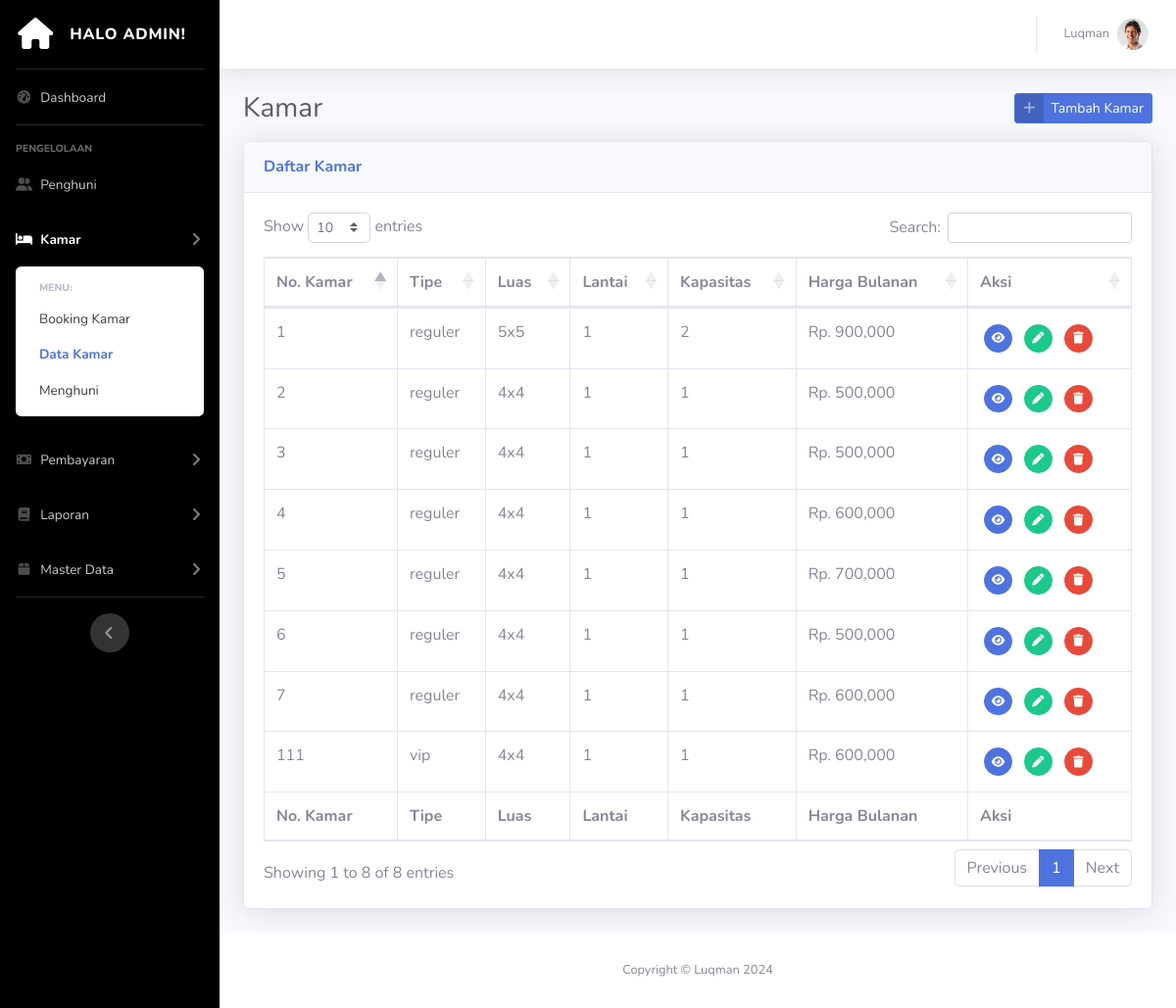
Screenshot of /app/admin/admin-kamar.php (signed in) with the database file from the repository.
### tables this page shows
CREATE TABLE `pengguna` (
  `id_pengguna` int(11) NOT NULL,
  `nama_pengguna` varchar(255) NOT NULL,
  `alamat_pengguna` varchar(255) DEFAULT NULL,
  `provinsi_pengguna` varchar(255) DEFAULT NULL,
  `kota_pengguna` varchar(255) DEFAULT NULL,
  `telepon_pengguna` varchar(255) NOT NULL,
  `email_pengguna` varchar(255) NOT NULL,
  `kelamin_pengguna` enum('Pria','Wanita') DEFAULT NULL,
  `tanggal_lahir_pengguna` date DEFAULT NULL,
  `no_ktp_pengguna` varchar(255) DEFAULT NULL,
  `password` varchar(255) NOT NULL,
  `id_akses` int(1) NOT NULL,
  `foto_pengguna` varchar(255) DEFAULT NULL
);

CREATE TABLE `kamar` (
  `id_kamar` int(11) NOT NULL,
  `nomor_kamar` int(11) NOT NULL,
  `id_tipe` int(11) NOT NULL,
  `luas_kamar` varchar(255) NOT NULL,
  `lantai_kamar` enum('1','2','3','4','5','6','7','8') NOT NULL,
  `kapasitas_kamar` int(11) NOT NULL,
  `deskripsi_kamar` varchar(255) NOT NULL,
  `id_layanan` int(11) NOT NULL,
  `harga_harian` double NOT NULL,
  `harga_mingguan` double NOT NULL,
  `harga_bulanan` double NOT NULL,
  `harga_tahunan` double NOT NULL,
  `denda` double NOT NULL,
  `foto_kamar` varchar(255) NOT NULL
);

CREATE TABLE `tipe_kamar` (
  `id_tipe` int(11) NOT NULL,
  `nama_tipe` varchar(255) NOT NULL
);

### app/admin/admin-kamar.php (the view, shortened to what this page needs)
<?php
include '../../actions/koneksi.php';
?>
<!DOCTYPE html>
<html lang="en">
<head>
  <link href="../../vendor/fontawesome-free/css/all.min.css" rel="stylesheet" type="text/css">
  <link rel="stylesheet" href="../../css/bootstrap.min.css">
  <link href="../../css/sb-admin-1.min.css" rel="stylesheet">
  <link href="../../vendor/datatables/dataTables.bootstrap4.min.css" rel="stylesheet">
</head>
<body id="page-top">
  <div id="wrapper">
    <ul class="navbar-nav bg-gradient-primary sidebar sidebar-dark accordion" id="accordionSidebar">
      <a class="sidebar-brand d-flex align-items-center justify-content-center" href="index.php">
        <div class="sidebar-brand-icon">
          <i class="fas fa-home"></i>
        </div>
        <div class="sidebar-brand-text mx-3">Halo Admin!</div>
      </a>
      <hr class="sidebar-divider my-0">
      <li class="nav-item">
        <a class="nav-link" href="admin-dashboard.php">
          <i class="fas fa-fw fa-tachometer-alt"></i>
          <span>Dashboard</span></a>
      </li>
      <hr class="sidebar-divider">
      <div class="sidebar-heading">
        Pengelolaan
      </div>
      <li class="nav-item">
        <a class="nav-link" href="admin-penghuni.php">
          <i class="fas fa-fw fa-user-friends"></i>
          <span>Penghuni</span></a>
      </li>
      <li class="nav-item active">
        <a class="nav-link collapsed" href="#" data-toggle="collapse" data-target="#collapseKamar"
          aria-expanded="true" aria-controls="collapseKamar">
          <i class="fas fa-fw fa-bed"></i>
          <span>Kamar</span>
        </a>
        <div id="collapseKamar" class="collapse show" aria-labelledby="headingUtilities" data-parent="#accordionSidebar">
          <div class="bg-white py-2 collapse-inner rounded">
            <h6 class="collapse-header">Menu:</h6>
            <a class="collapse-item" href="admin-booking.php">Booking Kamar</a>
            <a class="collapse-item active" href="admin-kamar.php">Data Kamar</a>
            <a class="collapse-item" href="admin-kamar-menghuni.php">Menghuni</a>
          </div>
        </div>
      </li>
      <li class="nav-item">
        <a class="nav-link collapsed" href="#" data-toggle="collapse" data-target="#collapseTwo" aria-expanded="true"
          aria-controls="collapseTwo">
          <i class="fas fa-fw fa-money-bill"></i>
          <span>Pembayaran</span>
        </a>
      </li>
      <li class="nav-item">
        <a class="nav-link collapsed" href="#" data-toggle="collapse" data-target="#collapseUtilities"
          aria-expanded="true" aria-controls="collapseUtilities">
          <i class="fas fa-fw fa-book"></i>
          <span>Laporan</span>
        </a>
      </li>
      <li class="nav-item">
        <a class="nav-link collapsed" href="#" data-toggle="collapse" data-target="#collapseMaster" aria-expanded="true"
          aria-controls="collapseUtilities">
          <i class="fas fa-fw fa-box"></i>
          <span>Master Data</span>
        </a>
      </li>
      <hr class="sidebar-divider d-none d-md-block">
      <div class="text-center d-none d-md-inline">
        <button class="rounded-circle border-0" id="sidebarToggle"></button>
      </div>
    </ul>
    <div id="content-wrapper" class="d-flex flex-column">
      <div id="content">
        <nav class="navbar navbar-expand navbar-light bg-white topbar mb-4 static-top shadow">
          <ul class="navbar-nav ml-auto">
            <li class="nav-item dropdown no-arrow">
              <a class="nav-link dropdown-toggle" href="#" id="userDropdown" role="button" data-toggle="dropdown"
                aria-haspopup="true" aria-expanded="false">
                <span
                  class="mr-2 d-none d-lg-inline text-gray-600 small"><?php print_r($_SESSION['akun_nama']);  ?></span>
                <?php
                $id = $_SESSION['akun_id'];
                $query = "SELECT * FROM pengguna WHERE id_pengguna = $id";
                $result = mysqli_query($conn, $query);
                while ($data = mysqli_fetch_array($result)) {
                  if ($data['foto_pengguna'] == NULL){
                ?>
                <img class="img-profile rounded-circle" src="../../img/none.png">
                <?php } else { ?>
                <img class="img-profile rounded-circle" src="../../img/<?php print_r($data['foto_pengguna']);  ?>">
                <?php
                    }
                  }
                ?>
              </a>
            </li>
          </ul>
        </nav>
        <div class="container-fluid">
          <div class="d-sm-flex align-items-center justify-content-between mb-3">
            <span class="h3 mb-0 text-gray-800">Kamar</span>
            <button class="btn btn-sm btn-primary btn-icon-split float-right" data-toggle="modal"
              data-target="#tambah-kamar">
              <span class="icon text-white-50">
                <i class="fas fa-plus"></i>
              </span>
              <span class="text">Tambah Kamar</span>
            </button>
          </div>
          <div class="card shadow mb-4">
            <div class="card-header py-3">
              <h6 class="m-0 font-weight-bold text-primary">Daftar Kamar</h6>
            </div>
            <div class="card-body">
              <div class="table-responsive">
                <table class="table table-bordered" id="dataTable" width="100%" cellspacing="0">
                  <thead>
                    <tr>
                      <th>No. Kamar</th>
                      <th>Tipe</th>
                      <th>Luas</th>
                      <th>Lantai</th>
                      <th>Kapasitas</th>
                      <th>Harga Bulanan</th>
                      <th>Aksi</th>
                    </tr>
                  </thead>
                  <tfoot>
                    <tr>
                      <th>No. Kamar</th>
                      <th>Tipe</th>
                      <th>Luas</th>
                      <th>Lantai</th>
                      <th>Kapasitas</th>
                      <th>Harga Bulanan</th>
                      <th>Aksi</th>
                    </tr>
                  </tfoot>
                  <tbody>
                    <?php
                    $query = "SELECT kamar.id_kamar, kamar.nomor_kamar, tipe_kamar.nama_tipe, kamar.luas_kamar, kamar.lantai_kamar, kamar.kapasitas_kamar, kamar.harga_bulanan
                    FROM kamar, tipe_kamar, layanan
                      WHERE
                        kamar.id_tipe = tipe_kamar.id_tipe AND
                          kamar.id_layanan = layanan.id_layanan
                          ORDER BY kamar.nomor_kamar ASC";
                    $hasil = mysqli_query($conn, $query);
                    while ($data_kamar = mysqli_fetch_array($hasil)) {
                    ?>
                    <tr>
                      <td><?php echo $data_kamar['nomor_kamar']; ?></td>
                      <td><?php echo $data_kamar['nama_tipe']; ?></td>
                      <td><?php echo $data_kamar['luas_kamar']; ?></td>
                      <td><?php echo $data_kamar['lantai_kamar']; ?></td>
                      <td><?php echo $data_kamar['kapasitas_kamar']; ?></td>
                      <td><?php echo 'Rp. '.number_format($data_kamar['harga_bulanan']); ?></td>
                      <td>
                        <button name="view" type="button" value="view" id="<?php echo $data_kamar['id_kamar']; ?>"
                          class="btn btn-primary btn-circle btn-sm view_data m-1" title="Lihat Detail">
                          <i class="fas fa-eye"></i>
                        </button>
                        <button type="button" class="btn btn-success btn-circle btn-sm m-1 edit_data"
                          title="Edit Data Kamar" name="edit" value="edit" id="edit">
                          <i class="fas fa-pen"></i>
                        </button>
                        <a href="../../actions/process-delete.php?id_hapus_kamar=<?php echo $data_kamar['id_kamar']; ?>"
                          class="btn btn-danger btn-circle btn-sm m-1" title="Hapus Data Kamar"
                          onclick="return confirm('Anda yakin ingin menghapus data ini? Data yang dihapus tidak dapat dikembalikan!');">
                          <i class="fas fa-trash"></i>
                        </a>
                      </td>
                    </tr>
                    <?php
                    }
                    ?>
                  </tbody>
                </table>
              </div>
            </div>
          </div>
        </div>
        <footer class="sticky-footer bg-white">
          <div class="container my-auto">
            <div class="copyright text-center my-auto">
              <span>Copyright &copy;  Luqman 2024</span>
            </div>
          </div>
        </footer>
      </div>
    </div>
</body>
</html>

### rows the page displays
kamar: nomor_kamar "1", id_tipe.nama_tipe "reguler", luas_kamar "5x5", lantai_kamar "1", kapasitas_kamar "2", harga_bulanan "900,000"
kamar: nomor_kamar "2", id_tipe.nama_tipe "reguler", luas_kamar "4x4", lantai_kamar "1", kapasitas_kamar "1", harga_bulanan "500,000"
kamar: nomor_kamar "3", id_tipe.nama_tipe "reguler", luas_kamar "4x4", lantai_kamar "1", kapasitas_kamar "1", harga_bulanan "500,000"
kamar: nomor_kamar "4", id_tipe.nama_tipe "reguler", luas_kamar "4x4", lantai_kamar "1", kapasitas_kamar "1", harga_bulanan "600,000"
kamar: nomor_kamar "5", id_tipe.nama_tipe "reguler", luas_kamar "4x4", lantai_kamar "1", kapasitas_kamar "1", harga_bulanan "700,000"
kamar: nomor_kamar "6", id_tipe.nama_tipe "reguler", luas_kamar "4x4", lantai_kamar "1", kapasitas_kamar "1", harga_bulanan "500,000"
kamar: nomor_kamar "7", id_tipe.nama_tipe "reguler", luas_kamar "4x4", lantai_kamar "1", kapasitas_kamar "1", harga_bulanan "600,000"
kamar: nomor_kamar "111", id_tipe.nama_tipe "vip", luas_kamar "4x4", lantai_kamar "1", kapasitas_kamar "1", harga_bulanan "600,000"
